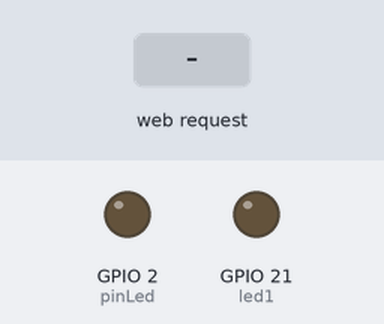
A sketch run on a simulated ESP32. On the bench: output pins drawn as LEDs (lit = HIGH). Inputs (shaded band) come from the test bench. WiFi joins after 1.5 s; servers stay silent unless stated; storage starts empty; what the sketch prints to the serial monitor is not drawn.

Above: at 2.7 s.
2.8 s: HTTP request GET /Habit_1_ON received
At 3.9 s:
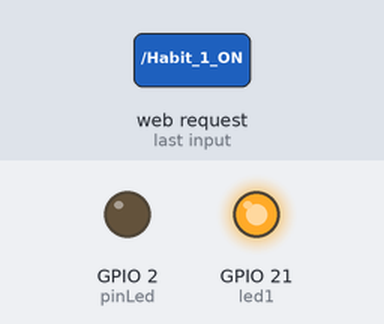
4.3 s: HTTP request GET /Habit_1_OFF received
At 5.0 s:
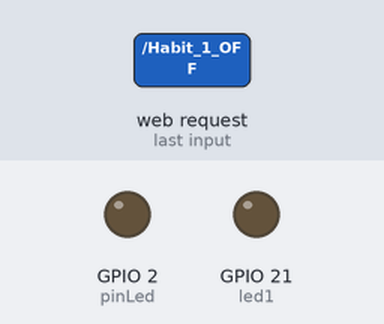
Timing chart, 0 to 7.3 s (numbered marks = the images above; inputs shaded):
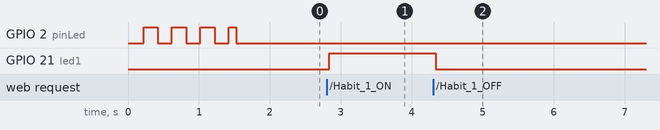

The sketch:

wifimanager_asyncro_esp32.ino
```cpp
#include <WiFiManager.h>
#include <WiFi.h>
#include <FS.h>
#include <AsyncTCP.h>
#include <ESPAsyncWebServer.h>
#include <SPIFFS.h>
#include <Ticker.h>


Ticker ticker;
byte pinLed = 2;
byte led1 = 21;

/// IP STATICA
  IPAddress ip(192, 168, 2, 110); // where xx is the desired IP Address
  IPAddress gateway(192, 168, 2, 1); // set gateway to match your network
  IPAddress subnet(255, 255, 255, 0); // set subnet mask to match your network

void parpadeoLed(){
  // Cambiar de estado el LED
  byte estado = digitalRead(pinLed);
  digitalWrite(pinLed, !estado);
}

String Estado_Rele; //Variable String para mandar el estado del rele a nuestra página web

AsyncWebServer server(80); //Puerto TCP

String processor(const String& var) //Función Processor para regresar valores a página Web
{
  if(var == "ESTADO_RELE"){
     if(digitalRead(led1)==1)
     {
      Estado_Rele= "Encendido";
     }
     else
     {
      Estado_Rele = "Apagado";
     }
    return Estado_Rele;
    }

}


void setup()
{
  Serial.begin(115200);
  pinMode(pinLed, OUTPUT);
  pinMode(led1, OUTPUT);


   //Iniciamos el sistema Flash
  if(!SPIFFS.begin()){
    Serial.println("An Error has occurred while mounting SPIFFS");
    return;
  }

  // Empezamos el temporizador que hará parpadear el LED
  ticker.attach(0.2, parpadeoLed);
  // Creamos una instancia de la clase WiFiManager
  WiFi.config(ip, gateway, subnet);
  WiFiManager wifiManager;
  // Descomentar para resetear configuración
  //wifiManager.resetSettings();
  // Cremos AP y portal cautivo
  wifiManager.autoConnect("ESP8266Temp","hola1234");
  Serial.println("Ya estás conectado");
  ticker.detach();
  // Apagamos el LED
  digitalWrite(pinLed, LOW);


  Serial.println("");
  Serial.println("********************************************");
  Serial.print("Conectado a la red WiFi: ");
  Serial.println(WiFi.SSID());
  Serial.print("IP: ");
  Serial.println(WiFi.localIP());
  Serial.print("macAdress: ");
  Serial.println(WiFi.macAddress());
  Serial.println("*********************************************");

  // Route for root / web page
  server.on("/", HTTP_GET, [](AsyncWebServerRequest *request){
    request->send(SPIFFS, "/index.html", String(), false, processor);
  });

  server.on("/estilos.css", HTTP_GET, [](AsyncWebServerRequest *request){
    request->send(SPIFFS, "/estilos.css", "text/css");
  });

  // Cuando pulsemos el botón de encendido
  server.on("/Habit_1_ON", HTTP_GET, [](AsyncWebServerRequest *request){
    digitalWrite(led1, HIGH);
    request->send(SPIFFS, "/index.html", String(), false, processor);
  });

  // Cuando pulsemos el botón de apagado
  server.on("/Habit_1_OFF", HTTP_GET, [](AsyncWebServerRequest *request){
    digitalWrite(led1, LOW);
    request->send(SPIFFS, "/index.html", String(), false, processor);
  });
  // Start server
  server.begin();
}


void loop() {
  //No se usará debido a la librería del servidor web asíncrono
  }
```

Measured:
- after the input at 2.8 s, GPIO 21 (led1): LOW → HIGH at once
- after the input at 4.3 s, GPIO 21 (led1): HIGH → LOW at once
